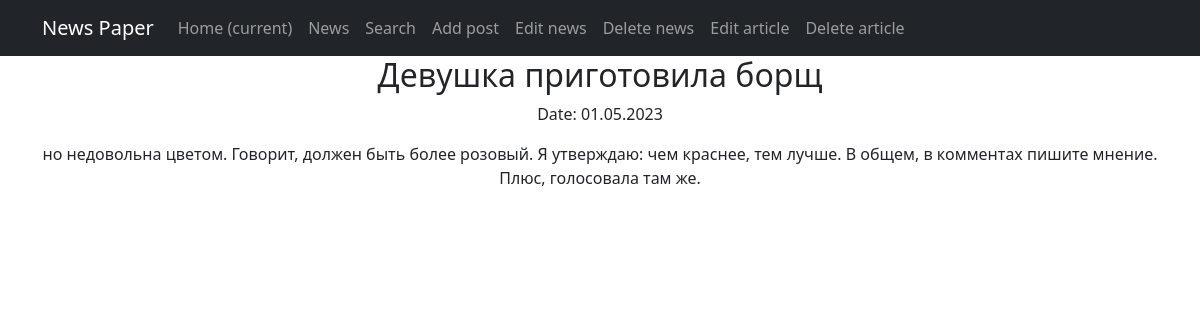
/news/30/, run on the app's committed database.
### news/models.py (models this page shows, shortened)
class Post(models.Model):
    news = "N"
    article = "A"
    KIND_OF_POST = [
        (news, 'новость'),
        (article, 'статья')
    ]
    author = models.ForeignKey(Author, on_delete=models.CASCADE, related_name='posts')
    kind = models.CharField(max_length=1, choices=KIND_OF_POST)
    add_time = models.DateTimeField(auto_now_add=True)
    category = models.ManyToManyField(Category, "PostCategory")
    title = models.CharField(max_length=255)
    content = models.TextField()
    content_rating = models.IntegerField(default=0)
    comments = models.ManyToManyField('Comment', related_name='post_comments')

### news/views.py (the view)
# urls.py: path('<int:pk>/', NewsDetailView.as_view(), name='news_detail'),
class NewsDetailView(DetailView):
    model = Post
    template_name = 'news_detail.html'
    context_object_name = 'post'

### templates/news_detail.html
{% extends 'flatpages/default.html' %}
{% block content %}
    <h2>{{ post.title }}</h2>
    <p>Date: {{ post.add_time|date:"d.m.Y" }}</p>
    <p>{{ post.content }}</p>
{% endblock %}

### data on the page
Post: title "Девушка приготовила борщ", add_time "01.05.2023", content "но недовольна цветом. Говорит, должен быть более розовый. Я утверждаю: чем краснее, тем лучше. В общем, в комментах пишите мнение. Плюс, голосовала там же."
